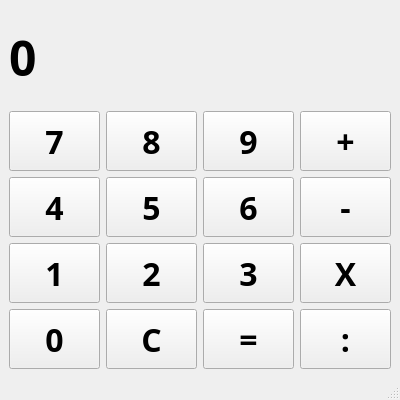
<?xml version="1.0" encoding="UTF-8"?>
<ui version="4.0">
 <class>MainWindow</class>
 <widget class="QMainWindow" name="MainWindow">
  <property name="geometry">
   <rect>
    <x>0</x>
    <y>0</y>
    <width>400</width>
    <height>400</height>
   </rect>
  </property>
  <property name="windowTitle">
   <string>MainWindow</string>
  </property>
  <widget class="QWidget" name="centralwidget">
   <layout class="QVBoxLayout" name="verticalLayout">
    <item>
     <widget class="QLabel" name="label">
      <property name="font">
       <font>
        <family>Arial Black</family>
        <pointsize>36</pointsize>
        <weight>75</weight>
        <bold>true</bold>
       </font>
      </property>
      <property name="styleSheet">
       <string notr="true">QLabel {
  qproperty-alignment: 'AlignVCenter | AlignRight';
  border: 1px solid gray;
}

background-color : white;</string>
      </property>
      <property name="text">
       <string>0</string>
      </property>
     </widget>
    </item>
    <item>
     <layout class="QGridLayout" name="gridLayout">
      <item row="0" column="2">
       <widget class="QPushButton" name="button_9">
        <property name="sizePolicy">
         <sizepolicy hsizetype="Minimum" vsizetype="Minimum">
          <horstretch>0</horstretch>
          <verstretch>0</verstretch>
         </sizepolicy>
        </property>
        <property name="minimumSize">
         <size>
          <width>60</width>
          <height>60</height>
         </size>
        </property>
        <property name="font">
         <font>
          <family>Arial Black</family>
          <pointsize>24</pointsize>
          <weight>75</weight>
          <bold>true</bold>
         </font>
        </property>
        <property name="text">
         <string>9</string>
        </property>
       </widget>
      </item>
      <item row="3" column="0">
       <widget class="QPushButton" name="button_0">
        <property name="sizePolicy">
         <sizepolicy hsizetype="Minimum" vsizetype="Minimum">
          <horstretch>0</horstretch>
          <verstretch>0</verstretch>
         </sizepolicy>
        </property>
        <property name="minimumSize">
         <size>
          <width>60</width>
          <height>60</height>
         </size>
        </property>
        <property name="font">
         <font>
          <family>Arial Black</family>
          <pointsize>24</pointsize>
          <weight>75</weight>
          <bold>true</bold>
         </font>
        </property>
        <property name="text">
         <string>0</string>
        </property>
       </widget>
      </item>
      <item row="0" column="3">
       <widget class="QPushButton" name="button_add">
        <property name="sizePolicy">
         <sizepolicy hsizetype="Minimum" vsizetype="Minimum">
          <horstretch>0</horstretch>
          <verstretch>0</verstretch>
         </sizepolicy>
        </property>
        <property name="minimumSize">
         <size>
          <width>60</width>
          <height>60</height>
         </size>
        </property>
        <property name="font">
         <font>
          <family>Arial Black</family>
          <pointsize>24</pointsize>
          <weight>75</weight>
          <bold>true</bold>
         </font>
        </property>
        <property name="text">
         <string>+</string>
        </property>
       </widget>
      </item>
      <item row="2" column="3">
       <widget class="QPushButton" name="button_multi">
        <property name="sizePolicy">
         <sizepolicy hsizetype="Minimum" vsizetype="Minimum">
          <horstretch>0</horstretch>
          <verstretch>0</verstretch>
         </sizepolicy>
        </property>
        <property name="minimumSize">
         <size>
          <width>60</width>
          <height>60</height>
         </size>
        </property>
        <property name="font">
         <font>
          <family>Arial Black</family>
          <pointsize>24</pointsize>
          <weight>75</weight>
          <bold>true</bold>
         </font>
        </property>
        <property name="text">
         <string>X</string>
        </property>
       </widget>
      </item>
      <item row="0" column="0">
       <widget class="QPushButton" name="button_7">
        <property name="sizePolicy">
         <sizepolicy hsizetype="Minimum" vsizetype="Minimum">
          <horstretch>0</horstretch>
          <verstretch>0</verstretch>
         </sizepolicy>
        </property>
        <property name="minimumSize">
         <size>
          <width>60</width>
          <height>60</height>
         </size>
        </property>
        <property name="font">
         <font>
          <family>Arial Black</family>
          <pointsize>24</pointsize>
          <weight>75</weight>
          <bold>true</bold>
         </font>
        </property>
        <property name="text">
         <string>7</string>
        </property>
       </widget>
      </item>
      <item row="1" column="2">
       <widget class="QPushButton" name="button_6">
        <property name="sizePolicy">
         <sizepolicy hsizetype="Minimum" vsizetype="Minimum">
          <horstretch>0</horstretch>
          <verstretch>0</verstretch>
         </sizepolicy>
        </property>
        <property name="minimumSize">
         <size>
          <width>60</width>
          <height>60</height>
         </size>
        </property>
        <property name="font">
         <font>
          <family>Arial Black</family>
          <pointsize>24</pointsize>
          <weight>75</weight>
          <bold>true</bold>
         </font>
        </property>
        <property name="text">
         <string>6</string>
        </property>
       </widget>
      </item>
      <item row="3" column="1">
       <widget class="QPushButton" name="button_c">
        <property name="sizePolicy">
         <sizepolicy hsizetype="Minimum" vsizetype="Minimum">
          <horstretch>0</horstretch>
          <verstretch>0</verstretch>
         </sizepolicy>
        </property>
        <property name="minimumSize">
         <size>
          <width>60</width>
          <height>60</height>
         </size>
        </property>
        <property name="font">
         <font>
          <family>Arial Black</family>
          <pointsize>24</pointsize>
          <weight>75</weight>
          <bold>true</bold>
         </font>
        </property>
        <property name="text">
         <string>C</string>
        </property>
       </widget>
      </item>
      <item row="0" column="1">
       <widget class="QPushButton" name="button_8">
        <property name="sizePolicy">
         <sizepolicy hsizetype="Minimum" vsizetype="Minimum">
          <horstretch>0</horstretch>
          <verstretch>0</verstretch>
         </sizepolicy>
        </property>
        <property name="minimumSize">
         <size>
          <width>60</width>
          <height>60</height>
         </size>
        </property>
        <property name="font">
         <font>
          <family>Arial Black</family>
          <pointsize>24</pointsize>
          <weight>75</weight>
          <bold>true</bold>
         </font>
        </property>
        <property name="text">
         <string>8</string>
        </property>
       </widget>
      </item>
      <item row="2" column="1">
       <widget class="QPushButton" name="pushButton_10">
        <property name="sizePolicy">
         <sizepolicy hsizetype="Minimum" vsizetype="Minimum">
          <horstretch>0</horstretch>
          <verstretch>0</verstretch>
         </sizepolicy>
        </property>
        <property name="minimumSize">
         <size>
          <width>60</width>
          <height>60</height>
         </size>
        </property>
        <property name="font">
         <font>
          <family>Arial Black</family>
          <pointsize>24</pointsize>
          <weight>75</weight>
          <bold>true</bold>
         </font>
        </property>
        <property name="text">
         <string>2</string>
        </property>
       </widget>
      </item>
      <item row="3" column="2">
       <widget class="QPushButton" name="button_equ">
        <property name="sizePolicy">
         <sizepolicy hsizetype="Minimum" vsizetype="Minimum">
          <horstretch>0</horstretch>
          <verstretch>0</verstretch>
         </sizepolicy>
        </property>
        <property name="minimumSize">
         <size>
          <width>60</width>
          <height>60</height>
         </size>
        </property>
        <property name="font">
         <font>
          <family>Arial Black</family>
          <pointsize>24</pointsize>
          <weight>75</weight>
          <bold>true</bold>
         </font>
        </property>
        <property name="text">
         <string>=</string>
        </property>
       </widget>
      </item>
      <item row="1" column="3">
       <widget class="QPushButton" name="button_sub">
        <property name="sizePolicy">
         <sizepolicy hsizetype="Minimum" vsizetype="Minimum">
          <horstretch>0</horstretch>
          <verstretch>0</verstretch>
         </sizepolicy>
        </property>
        <property name="minimumSize">
         <size>
          <width>60</width>
          <height>60</height>
         </size>
        </property>
        <property name="font">
         <font>
          <family>Arial Black</family>
          <pointsize>24</pointsize>
          <weight>75</weight>
          <bold>true</bold>
         </font>
        </property>
        <property name="text">
         <string>-</string>
        </property>
       </widget>
      </item>
      <item row="2" column="2">
       <widget class="QPushButton" name="button_3">
        <property name="sizePolicy">
         <sizepolicy hsizetype="Minimum" vsizetype="Minimum">
          <horstretch>0</horstretch>
          <verstretch>0</verstretch>
         </sizepolicy>
        </property>
        <property name="minimumSize">
         <size>
          <width>60</width>
          <height>60</height>
         </size>
        </property>
        <property name="font">
         <font>
          <family>Arial Black</family>
          <pointsize>24</pointsize>
          <weight>75</weight>
          <bold>true</bold>
         </font>
        </property>
        <property name="text">
         <string>3</string>
        </property>
       </widget>
      </item>
      <item row="3" column="3">
       <widget class="QPushButton" name="button_divi">
        <property name="sizePolicy">
         <sizepolicy hsizetype="Minimum" vsizetype="Minimum">
          <horstretch>0</horstretch>
          <verstretch>0</verstretch>
         </sizepolicy>
        </property>
        <property name="minimumSize">
         <size>
          <width>60</width>
          <height>60</height>
         </size>
        </property>
        <property name="font">
         <font>
          <family>Arial Black</family>
          <pointsize>24</pointsize>
          <weight>75</weight>
          <bold>true</bold>
         </font>
        </property>
        <property name="text">
         <string>:</string>
        </property>
       </widget>
      </item>
      <item row="2" column="0">
       <widget class="QPushButton" name="button_1">
        <property name="sizePolicy">
         <sizepolicy hsizetype="Minimum" vsizetype="Minimum">
          <horstretch>0</horstretch>
          <verstretch>0</verstretch>
         </sizepolicy>
        </property>
        <property name="minimumSize">
         <size>
          <width>60</width>
          <height>60</height>
         </size>
        </property>
        <property name="font">
         <font>
          <family>Arial Black</family>
          <pointsize>24</pointsize>
          <weight>75</weight>
          <bold>true</bold>
         </font>
        </property>
        <property name="text">
         <string>1</string>
        </property>
       </widget>
      </item>
      <item row="1" column="0">
       <widget class="QPushButton" name="button_4">
        <property name="sizePolicy">
         <sizepolicy hsizetype="Minimum" vsizetype="Minimum">
          <horstretch>0</horstretch>
          <verstretch>0</verstretch>
         </sizepolicy>
        </property>
        <property name="minimumSize">
         <size>
          <width>60</width>
          <height>60</height>
         </size>
        </property>
        <property name="font">
         <font>
          <family>Arial Black</family>
          <pointsize>24</pointsize>
          <weight>75</weight>
          <bold>true</bold>
         </font>
        </property>
        <property name="text">
         <string>4</string>
        </property>
       </widget>
      </item>
      <item row="1" column="1">
       <widget class="QPushButton" name="button_5">
        <property name="sizePolicy">
         <sizepolicy hsizetype="Minimum" vsizetype="Minimum">
          <horstretch>0</horstretch>
          <verstretch>0</verstretch>
         </sizepolicy>
        </property>
        <property name="minimumSize">
         <size>
          <width>60</width>
          <height>60</height>
         </size>
        </property>
        <property name="font">
         <font>
          <family>Arial Black</family>
          <pointsize>24</pointsize>
          <weight>75</weight>
          <bold>true</bold>
         </font>
        </property>
        <property name="text">
         <string>5</string>
        </property>
       </widget>
      </item>
     </layout>
    </item>
   </layout>
  </widget>
  <widget class="QMenuBar" name="menubar">
   <property name="geometry">
    <rect>
     <x>0</x>
     <y>0</y>
     <width>400</width>
     <height>21</height>
    </rect>
   </property>
  </widget>
  <widget class="QStatusBar" name="statusbar"/>
 </widget>
 <resources/>
 <connections/>
</ui>
